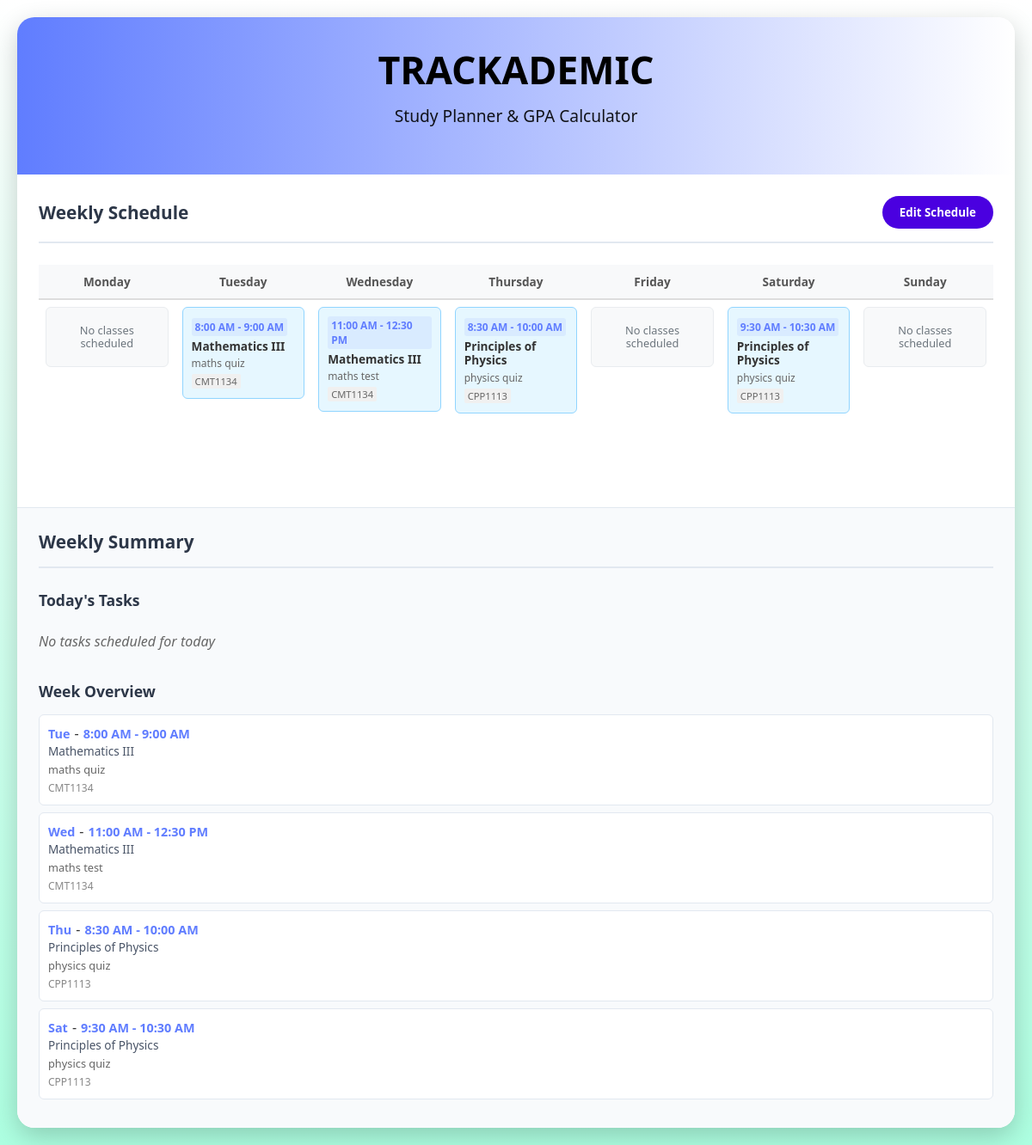
Page /timetable on the committed database.
### tables this page shows
CREATE TABLE timetable (
        timetable_id INTEGER PRIMARY KEY AUTOINCREMENT,
        subject_id INTEGER NOT NULL,
        day INTEGER NOT NULL,
        time_slot TEXT NOT NULL, task_description TEXT DEFAULT '',
        FOREIGN KEY (subject_id) REFERENCES subjects(subject_id),
        UNIQUE(day, time_slot)
    );

CREATE TABLE subjects (
        subject_id INTEGER PRIMARY KEY,
        subject_name TEXT NOT NULL UNIQUE,
        subject_code TEXT UNIQUE,
        credit_hours INTEGER DEFAULT 3
    , task_description TEXT DEFAULT '');

### app.py (the view)
@app.route('/timetable')
def timetable():
    conn = get_db_connection()
    timetable_data = conn.execute('''
        SELECT t.*, s.subject_name, s.subject_code, t.task_description
        FROM timetable t
        JOIN subjects s ON t.subject_id = s.subject_id
        ORDER BY t.day, t.time_slot
    ''').fetchall()
    schedule = {}
    for item in timetable_data:
        day = item['day']
        time_slot = item['time_slot']
        if day not in schedule:
            schedule[day] = {}
        schedule[day][time_slot] = {
            'subject_name': item['subject_name'],
            'subject_code': item['subject_code'],
            'time_slot': time_slot,
            'task_description': item['task_description']  # ADD THIS
        }
    today_schedule = get_today_schedule()
    weekly_summary = get_weekly_summary()
    conn.close()
    return render_template('timetable.html', schedule=schedule, edit_mode=False,
                          today_schedule=today_schedule, weekly_summary=weekly_summary)

### app.py (called while the page is built)
def get_db_connection():
    try:
        conn = sqlite3.connect('trackademic.db')
        conn.row_factory = sqlite3.Row
        conn.execute("PRAGMA foreign_keys = ON")
        return conn
    except sqlite3.Error as e:
        print(f"Database connection error: {e}")
        return None

def get_today_schedule():
    import datetime
    today = datetime.datetime.today().weekday()
    conn = get_db_connection()
    today_schedule = conn.execute('''
        SELECT t.time_slot, s.subject_name, s.subject_code, t.task_description
        FROM timetable t
        JOIN subjects s ON t.subject_id = s.subject_id
        WHERE t.day = ?
        ORDER BY t.time_slot
    ''', (today,)).fetchall()
    conn.close()
    return today_schedule

def get_weekly_summary():
    conn = get_db_connection()
    weekly_summary = conn.execute('''
        SELECT
            t.day,
            t.time_slot,
            s.subject_name,
            s.subject_code,
            t.task_description,
            COUNT(*) as task_count
        FROM timetable t
        JOIN subjects s ON t.subject_id = s.subject_id
        GROUP BY t.day, s.subject_name
        ORDER BY t.day, t.time_slot
    ''').fetchall()
    conn.close()
    return weekly_summary

### templates/timetable.html (shortened to what this page needs)
<!DOCTYPE html>
<html lang="en">
<head>
    <link rel="stylesheet" href="{{ url_for('static', filename='styles.css') }}">
</head>
<body>
    <div class="container">
        <header>
            <h1>TRACKADEMIC</h1>
            <p class="subtitle">Study Planner & GPA Calculator</p>
        </header>
        <div class="main-layout">
            <main class="middle-column">
                <div class="section-header">
                    <h2 class="schedule-title">Weekly Schedule</h2>
                    {% if edit_mode %}
                    <form method="GET" action="{{ url_for('timetable') }}">
                        <button type="submit" class="edit-btn">View Mode</button>
                    </form>
                    {% else %}
                    <form method="GET" action="{{ url_for('edit_timetable') }}">
                        <button type="submit" class="edit-btn">Edit Schedule</button>
                    </form>
                    {% endif %}
                </div>
                <section class="planner-table">
                    <table>
                        <thead>
                            <tr>
                                <th>Monday</th>
                                <th>Tuesday</th>
                                <th>Wednesday</th>
                                <th>Thursday</th>
                                <th>Friday</th>
                                <th>Saturday</th>
                                <th>Sunday</th>
                            </tr>
                        </thead>
                        <tbody>
                            <tr>
                                {% for day in range(7) %}
                                <td class="schedule-column">
                                    <div class="schedule-grid">
                                        {% if schedule.get(day) %}
                                            {% for time_slot, subject_data in schedule[day].items() %}
                                            <div class="schedule-cell filled">
                                                <div class="cell-content">
                                                    {% if not edit_mode %}
                                                        <div class="cell-time">{{ time_slot }}</div>
                                                    {% endif %}
                                                    <div class="cell-subject">{{ subject_data.subject_name }}</div>
                                                    {% if subject_data.task_description %}
                                                    <div class="cell-task-description" style="font-size: 0.75rem; color: #666; margin-top: 2px;">
                                                        {{ subject_data.task_description }}
                                                    </div>
                                                    {% endif %}
                                                    <div class="cell-code">{{ subject_data.subject_code }}</div>
                                                </div>
                                            </div>
                                            {% endfor %}
                                        {% else %}
                                            <div class="schedule-cell empty">
                                                <div class="empty-state">
                                                    <span class="empty-text">No classes scheduled</span>
                                                </div>
                                            </div>
                                        {% endif %}
                                    </div>
                                </td>
                                {% endfor %}
                            </tr>
                        </tbody>
                    </table>
                </section>
            </main>
            <aside class="right-column">
                <div class="section-header">
                    <h2 class="schedule-title">Weekly Summary</h2>
                </div>
                <div class="status-info">
                    <h3>Today's Tasks</h3>
                    {% if today_schedule %}
                    <ul class="today-schedule">
                        {% for item in today_schedule %}
                        <li>
                            <div>
                                <span class="schedule-time">{{ item.time_slot }}</span>
                                <div class="schedule-subject">{{ item.subject_name }}</div>
                                {% if item.task_description %}
                                <small style="color: #666; font-size: 0.8rem; margin-top: 3px; display: block;">
                                    {{ item.task_description }}
                                </small>
                                {% endif %}
                                <small style="color: #888; font-size: 0.75rem;">{{ item.subject_code }}</small>
                            </div>
                        </li>
                        {% endfor %}
                    </ul>
                    {% else %}
                    <p style="color: #666; font-style: italic; padding: 10px 0;">No tasks scheduled for today</p>
                    {% endif %}
                    <h3 style="margin-top: 25px;">Week Overview</h3>
                    {% if weekly_summary %}
                    <ul class="today-schedule">
                        {% for item in weekly_summary %}
                        <li>
                            <div>
                                <div style="display: flex; justify-content: space-between; align-items: center;">
                                    <span class="schedule-time">{{ ['Mon','Tue','Wed','Thu','Fri','Sat','Sun'][item.day] }}</span>
                                    <span style="margin: 0 5px;">-</span>
                                    <span class="schedule-time">{{ item.time_slot }}</span>
                                </div>
                                <div class="schedule-subject">{{ item.subject_name }}</div>
                                {% if item.task_description %}
                                <small style="color: #666; font-size: 0.8rem; margin-top: 3px; display: block;">
                                    {{ item.task_description }}
                                </small>
                                {% endif %}
                                <small style="color: #888; font-size: 0.75rem;">{{ item.subject_code }}</small>
                            </div>
                        </li>
                        {% endfor %}
                    </ul>
                    {% else %}
                    <p style="color: #666; font-style: italic; padding: 10px 0;">No tasks scheduled this week</p>
                    {% endif %}
                </div>
            </aside>
        </div>
    </div>
</body>
</html>

### static/styles.css (style rules this page uses)
* { margin: 0; padding: 0; box-sizing: border-box; font-family: 'Segoe UI', Tahoma, Geneva, Verdana, sans-serif; }
body { background: linear-gradient(#ffffff 0%, #adffe1 100%); color: #333; padding: 20px; min-height: 100vh; }
.container { max-width: 1400px; margin: 0 auto; background: white; border-radius: 20px; box-shadow: 0 10px 30px rgba(0, 0, 0, 0.2); min-height: 90vh; overflow-x: hidden; }
header { background: linear-gradient(to right, #607dff, #ffffff); color: rgb(0, 0, 0); padding: 30px; text-align: center; }
header h1 { font-size: 2.8rem; margin-bottom: 10px; }
.subtitle { font-size: 1.2rem; opacity: 0.9; margin-bottom: 25px; }
.main-layout { display: grid; grid-template-columns: 1fr 350px; gap: 0; min-height: calc(100vh - 160px); }
.middle-column { padding: 25px; overflow-y: auto; }
.right-column { background: #f8fafc; border-left: 1px solid #e2e8f0; padding: 25px; width: 350px; }
.section-header { display: flex; justify-content: space-between; align-items: center; margin-bottom: 25px; padding-bottom: 15px; border-bottom: 2px solid #e2e8f0; }
.section-header h2 { font-size: 1.3rem; color: #2d3748; font-weight: 600; }
.edit-btn { background: #4a00e0; color: white; border: none; padding: 10px 20px; border-radius: 50px; font-weight: bold; cursor: pointer; transition: background 0.3s; }
.planner-table { padding: 0; overflow-x: auto; }
table { width: 100%; border-collapse: collapse; table-layout: fixed; }
th { padding: 12px 8px; text-align: center; color: #555; border-bottom: 2px solid #ddd; background: #f8f9fa; font-size: 0.9rem; white-space: nowrap; overflow: hidden; text-overflow: ellipsis; }
.schedule-column { vertical-align: top; padding: 8px; min-width: 140px; max-width: 140px; min-height: 300px; width: 14.28%; }
.schedule-grid { display: flex; flex-direction: column; gap: 8px; min-height: 200px; }
.schedule-cell { min-height: 70px; padding: 10px; border: 1px solid #e2e8f0; border-radius: 6px; position: relative; display: flex; align-items: center; justify-content: center; }
.schedule-cell.filled { background: #e6f7ff; border-color: #91d5ff; justify-content: flex-start; }
.schedule-cell.empty { background: #f8f9fa; border-color: #e9ecef; color: #6c757d; }
.schedule-cell.empty .empty-state { display: flex; flex-direction: column; align-items: center; gap: 6px; }
.schedule-cell.empty .empty-text { font-size: 0.8rem; color: #6c757d; text-align: center; line-height: 1.2; }
.cell-content { position: relative; width: 100%; }
.cell-time { font-size: 0.75rem; color: #607dff; font-weight: bold; margin-bottom: 4px; padding: 2px 4px; background: rgba(96, 125, 255, 0.1); border-radius: 3px; display: inline-block; }
.cell-subject { font-weight: 600; font-size: 0.85rem; color: #333; margin-bottom: 3px; line-height: 1.2; word-break: break-word; }
.cell-code { font-size: 0.7rem; color: #666; background: #f0f0f0; padding: 1px 4px; border-radius: 2px; display: inline-block; }
.status-info h3 { color: #2d3748; margin-bottom: 15px; font-size: 1.1rem; }
.today-schedule { list-style: none; padding: 0; }
.today-schedule li { padding: 10px; margin-bottom: 8px; background: white; border-radius: 6px; border: 1px solid #e2e8f0; display: flex; justify-content: space-between; align-items: center; }
.schedule-time { font-weight: bold; color: #607dff; font-size: 0.9rem; }
.schedule-subject { font-size: 0.85rem; color: #4a5568; }
.schedule-title { font-size: 1.3rem; color: #2d3748; margin: 0; }
@media (max-width: 1200px) { .main-layout { grid-template-columns: 1fr; } }
@media (max-width: 1200px) { .right-column { width: 100%; border-left: none; border-top: 1px solid #e2e8f0; } }
@media (max-width: 1200px) { .schedule-column { min-width: 130px; max-width: 130px; } }
@media (max-width: 1200px) { th { font-size: 0.85rem; padding: 10px 6px; } }

### rows in the picture
timetable: time_slot "8:00 AM - 9:00 AM", subject_name "Mathematics III", task_description "maths quiz", subject_code "CMT1134"
timetable: time_slot "11:00 AM - 12:30 PM", subject_name "Mathematics III", task_description "maths test", subject_code "CMT1134"
timetable: time_slot "8:30 AM - 10:00 AM", subject_name "Principles of Physics", task_description "physics quiz", subject_code "CPP1113"
timetable: time_slot "9:30 AM - 10:30 AM", subject_name "Principles of Physics", task_description "physics quiz", subject_code "CPP1113"
subjects: day "Thu", time_slot "8:30 AM - 10:00 AM", subject_name "Principles of Physics", task_description "physics quiz", subject_code "CPP1113", day "Sat", time_slot "9:30 AM - 10:30 AM"

### other values in the picture
{{ ['Mon','Tue','Wed','Thu','Fri','Sat','Sun'][item.day] }} "Tue" "Wed"
{{ item.time_slot }} "8:00 AM - 9:00 AM" "11:00 AM - 12:30 PM"
{{ item.subject_name }} "Mathematics III" "Mathematics III"
{{ item.task_description }} "maths quiz" "maths test"
{{ item.subject_code }} "CMT1134" "CMT1134"
